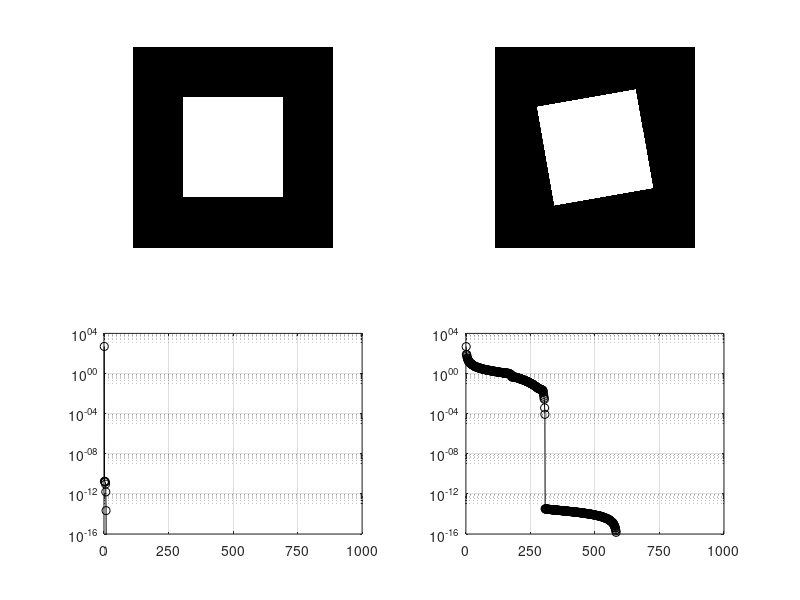

The MATLAB source for this figure:
% Summary:
% Image Creation and Manipulation:
% A square matrix with a white square in the center is created, displayed, 
% and then rotated by 10 degrees. The rotated image is cropped back to 
% the original size and displayed alongside the original image.
%
% Singular Value Decomposition (SVD):
% SVD is applied to both the original and rotated images. The singular 
% values of both images are plotted on a logarithmic scale for comparison.
%
% Visualization:
% The comparison between the singular values of the original and rotated 
% images provides insight into how rotation affects the rank and structure 
% of the image.


clear all, close all, clc
% Clears all variables from memory, closes all figure windows, and clears the command window.

n = 1000;
% Defines the size of the square matrix (n x n).

q = n/4;
% Defines a variable 'q' which is one-quarter of 'n'. This will be used to position the inner square.

X = zeros(n, n);
% Creates an n x n matrix 'X' filled with zeros (black image).

X(q:(n/2)+q, q:(n/2)+q) = 1;
% Fills a central square region of the matrix 'X' with ones (white image).
% The square starts at row 'q' and ends at row 'n/2 + q', and similarly for the columns.
% This forms a white square in the middle of a black background.

subplot(2,2,1), imshow(X); colormap gray, axis off
% Displays the original matrix 'X' (containing the centered square) in the top-left subplot.
% 'colormap gray' applies a grayscale colormap, and 'axis off' removes the axis labels.

Y = imrotate(X, 10, 'bicubic');
% Rotates the image 'X' by 10 degrees using bicubic interpolation, storing the result in 'Y'.

Y = Y - Y(1, 1);
% Subtracts the value at the top-left corner (Y(1,1)) from every element in the matrix 'Y'.
% This operation removes any artifacts or background values that were introduced by the rotation.

nY = size(Y, 1);
% Finds the size of the new matrix 'Y' after the rotation and stores it in 'nY'.

startind = floor((nY - n) / 2);
% Computes the starting index for cropping the rotated image 'Y' back to its original size.
% 'startind' ensures the cropped region is centered.

Xrot = Y(startind:startind + n - 1, startind:startind + n - 1);
% Crops the rotated image 'Y' to match the size of the original image 'X'.
% The resulting matrix 'Xrot' is the same size as 'X' but rotated by 10 degrees.

subplot(2,2,2), imshow(Xrot); colormap gray, axis off
% Displays the cropped, rotated image 'Xrot' in the top-right subplot.
% 'colormap gray' applies a grayscale colormap, and 'axis off' removes the axis labels.

[U, S, V] = svd(X);
% Performs Singular Value Decomposition (SVD) on the original image 'X'.
% 'U', 'S', and 'V' are the resulting matrices from SVD.
% 'S' contains the singular values, which represent the strengths of the components of the image.


subplot(2,2,3), semilogy(diag(S), '-ko')
% Plots the singular values (diagonal elements of 'S') for the original image 'X' on a logarithmic scale.
% 'semilogy' creates a plot where the Y-axis is logarithmic.
% The singular values are plotted as black circles connected by a line.

[U, S, V] = svd(Xrot);
% Performs SVD on the rotated image 'Xrot'.
% This allows us to compare how the singular values change after rotation.


ylim([1.e-16 1.e4]), grid on
% Sets the Y-axis limits for the plot to range from 1.e-16 to 1.e4 and turns the grid on.

set(gca, 'YTick', [1.e-16 1.e-12 1.e-8 1.e-4 1 1.e4])
% Customizes the Y-axis tick marks to show specific values ranging from 1.e-16 to 1.e4.

set(gca, 'XTick', [0 250 500 750 1000])
% Customizes the X-axis tick marks to display values at 0, 250, 500, 750, and 1000.

subplot(2,2,4), semilogy(diag(S), '-ko')
% Plots the singular values for the rotated image 'Xrot' on a logarithmic scale.
% The plot uses black circles connected by a line (similar to the previous plot).

ylim([1.e-16 1.e4]), grid on
% Sets the Y-axis limits to the same range (1.e-16 to 1.e4) and turns the grid on.

set(gca, 'YTick', [1.e-16 1.e-12 1.e-8 1.e-4 1 1.e4])
% Customizes the Y-axis tick marks for the second plot to match the first plot.

set(gca, 'XTick', [0 250 500 750 1000])
% Customizes the X-axis tick marks to match the first plot.
